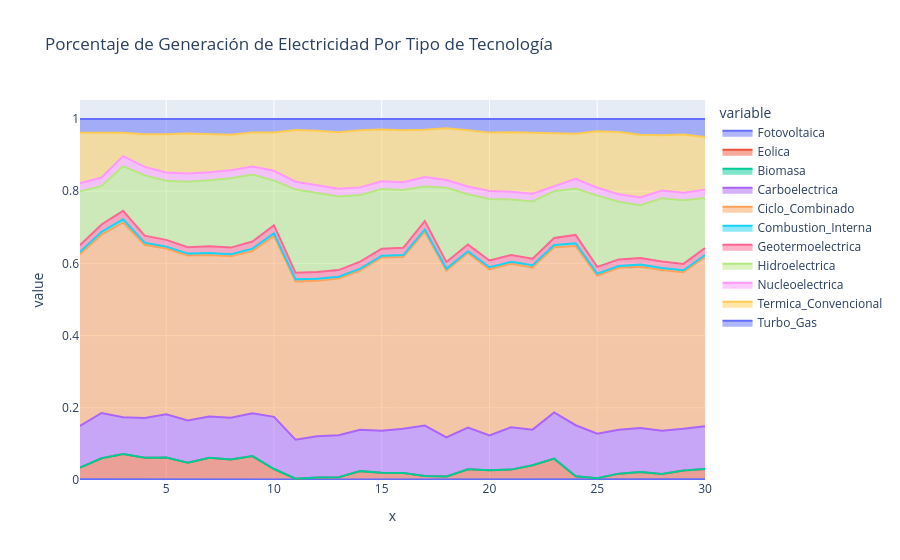

The cell this chart's notebook holds for it:
### Code cell
porcentaje = datos.iloc[:,1:].div(datos.iloc[:,1:].sum(axis=1), axis=0)

fig = px.area(
    porcentaje,
    x=datos["Dia"],
    y=porcentaje.columns,
    title="Porcentaje de Generación de Electricidad Por Tipo de Tecnología"
)

fig.show()

### Figure 1 — Plotly figure (JSON) as saved in the notebook; plotly's stock layout.template omitted (floating-point values rounded to 4 significant figures)
{"data": [{"fillpattern": {"shape": ""}, "hovertemplate": "variable=Fotovoltaica<br>x=%{x}<br>value=%{y}<extra></extra>", "legendgroup": "Fotovoltaica", "line": {"color": "#636efa"}, "marker": {"symbol": "circle"}, "mode": "lines", "name": "Fotovoltaica", "orientation": "v", "showlegend": true, "stackgroup": "1", "type": "scatter", "x": [1, 2, 3, 4, 5, 6, 7, 8, 9, 10, 11, 12, 13, 14, 15, 16, 17, 18, 19, 20, 21, 22, 23, 24, 25, 26, 27, 28, 29, 30], "xaxis": "x", "y": [0.002163, 0.002295, 0.002404, 0.001948, 0.001873, 0.0008938, 0.001435, 0.001106, 0.001231, 0.002072, 0.001716, 0.001313, 0.001336, 0.001748, 0.001551, 0.00182, 0.002133, 0.001702, 0.001778, 0.001599, 0.001805, 0.00161, 0.001557, 0.002326, 0.001739, 0.001814, 0.001795, 0.001813, 0.001034, 0.001798], "yaxis": "y"}, {"fillpattern": {"shape": ""}, "hovertemplate": "variable=Eolica<br>x=%{x}<br>value=%{y}<extra></extra>", "legendgroup": "Eolica", "line": {"color": "#EF553B"}, "marker": {"symbol": "circle"}, "mode": "lines", "name": "Eolica", "orientation": "v", "showlegend": true, "stackgroup": "1", "type": "scatter", "x": [1, 2, 3, 4, 5, 6, 7, 8, 9, 10, 11, 12, 13, 14, 15, 16, 17, 18, 19, 20, 21, 22, 23, 24, 25, 26, 27, 28, 29, 30], "xaxis": "x", "y": [0.032, 0.0579, 0.06938, 0.05979, 0.06061, 0.04724, 0.05995, 0.0558, 0.06503, 0.0284, 0.001995, 0.005584, 0.0063, 0.02282, 0.01865, 0.01734, 0.009219, 0.007777, 0.02811, 0.02549, 0.02697, 0.03947, 0.05766, 0.008163, 0.002866, 0.01581, 0.02005, 0.01462, 0.02547, 0.02864], "yaxis": "y"}, {"fillpattern": {"shape": ""}, "hovertemplate": "variable=Biomasa<br>x=%{x}<br>value=%{y}<extra></extra>", "legendgroup": "Biomasa", "line": {"color": "#00cc96"}, "marker": {"symbol": "circle"}, "mode": "lines", "name": "Biomasa", "orientation": "v", "showlegend": true, "stackgroup": "1", "type": "scatter", "x": [1, 2, 3, 4, 5, 6, 7, 8, 9, 10, 11, 12, 13, 14, 15, 16, 17, 18, 19, 20, 21, 22, 23, 24, 25, 26, 27, 28, 29, 30], "xaxis": "x", "y": [1.149e-05, 1.282e-05, 1.218e-05, 7.016e-06, 5.971e-06, 0.0, 0.0, 1.34e-05, 1.451e-05, 0.0, 0.0, 0.0, 0.0, 0.0, 0.0, 0.0, 0.0, 1.275e-05, 0.0, 0.0, 0.0, 0.0, 0.0, 0.0, 3.152e-05, 0.0, 0.0, 0.0, 5.839e-07, 0.0], "yaxis": "y"}, {"fillpattern": {"shape": ""}, "hovertemplate": "variable=Carboelectrica<br>x=%{x}<br>value=%{y}<extra></extra>", "legendgroup": "Carboelectrica", "line": {"color": "#ab63fa"}, "marker": {"symbol": "circle"}, "mode": "lines", "name": "Carboelectrica", "orientation": "v", "showlegend": true, "stackgroup": "1", "type": "scatter", "x": [1, 2, 3, 4, 5, 6, 7, 8, 9, 10, 11, 12, 13, 14, 15, 16, 17, 18, 19, 20, 21, 22, 23, 24, 25, 26, 27, 28, 29, 30], "xaxis": "x", "y": [0.1157, 0.1254, 0.1018, 0.1102, 0.1194, 0.1165, 0.1146, 0.1153, 0.1183, 0.1445, 0.1077, 0.1146, 0.1161, 0.1146, 0.1162, 0.1225, 0.1396, 0.1086, 0.1152, 0.09651, 0.1173, 0.09843, 0.128, 0.1412, 0.1235, 0.1213, 0.122, 0.12, 0.1154, 0.1187], "yaxis": "y"}, {"fillpattern": {"shape": ""}, "hovertemplate": "variable=Ciclo_Combinado<br>x=%{x}<br>value=%{y}<extra></extra>", "legendgroup": "Ciclo_Combinado", "line": {"color": "#FFA15A"}, "marker": {"symbol": "circle"}, "mode": "lines", "name": "Ciclo_Combinado", "orientation": "v", "showlegend": true, "stackgroup": "1", "type": "scatter", "x": [1, 2, 3, 4, 5, 6, 7, 8, 9, 10, 11, 12, 13, 14, 15, 16, 17, 18, 19, 20, 21, 22, 23, 24, 25, 26, 27, 28, 29, 30], "xaxis": "x", "y": [0.4752, 0.494, 0.5393, 0.4798, 0.4594, 0.4573, 0.4474, 0.4474, 0.4498, 0.5013, 0.4386, 0.4303, 0.4344, 0.4409, 0.4801, 0.4762, 0.5368, 0.462, 0.4836, 0.46, 0.4528, 0.4494, 0.4574, 0.4967, 0.4378, 0.4491, 0.4472, 0.4452, 0.4333, 0.4682], "yaxis": "y"}, {"fillpattern": {"shape": ""}, "hovertemplate": "variable=Combustion_Interna<br>x=%{x}<br>value=%{y}<extra></extra>", "legendgroup": "Combustion_Interna", "line": {"color": "#19d3f3"}, "marker": {"symbol": "circle"}, "mode": "lines", "name": "Combustion_Interna", "orientation": "v", "showlegend": true, "stackgroup": "1", "type": "scatter", "x": [1, 2, 3, 4, 5, 6, 7, 8, 9, 10, 11, 12, 13, 14, 15, 16, 17, 18, 19, 20, 21, 22, 23, 24, 25, 26, 27, 28, 29, 30], "xaxis": "x", "y": [0.006748, 0.008084, 0.009282, 0.00562, 0.005147, 0.005251, 0.005676, 0.005845, 0.006523, 0.007446, 0.005924, 0.005841, 0.004928, 0.005609, 0.004886, 0.005075, 0.006265, 0.005506, 0.004814, 0.005848, 0.005642, 0.005787, 0.006233, 0.007285, 0.005734, 0.004988, 0.005669, 0.005594, 0.005627, 0.006064], "yaxis": "y"}, {"fillpattern": {"shape": ""}, "hovertemplate": "variable=Geotermoelectrica<br>x=%{x}<br>value=%{y}<extra></extra>", "legendgroup": "Geotermoelectrica", "line": {"color": "#FF6692"}, "marker": {"symbol": "circle"}, "mode": "lines", "name": "Geotermoelectrica", "orientation": "v", "showlegend": true, "stackgroup": "1", "type": "scatter", "x": [1, 2, 3, 4, 5, 6, 7, 8, 9, 10, 11, 12, 13, 14, 15, 16, 17, 18, 19, 20, 21, 22, 23, 24, 25, 26, 27, 28, 29, 30], "xaxis": "x", "y": [0.01856, 0.02023, 0.02352, 0.01946, 0.01868, 0.01776, 0.01848, 0.01826, 0.01963, 0.0222, 0.01798, 0.01836, 0.01836, 0.01903, 0.01921, 0.0203, 0.02322, 0.0184, 0.01856, 0.01849, 0.01838, 0.01832, 0.01977, 0.02323, 0.01859, 0.01815, 0.01828, 0.01808, 0.01775, 0.01935], "yaxis": "y"}, {"fillpattern": {"shape": ""}, "hovertemplate": "variable=Hidroelectrica<br>x=%{x}<br>value=%{y}<extra></extra>", "legendgroup": "Hidroelectrica", "line": {"color": "#B6E880"}, "marker": {"symbol": "circle"}, "mode": "lines", "name": "Hidroelectrica", "orientation": "v", "showlegend": true, "stackgroup": "1", "type": "scatter", "x": [1, 2, 3, 4, 5, 6, 7, 8, 9, 10, 11, 12, 13, 14, 15, 16, 17, 18, 19, 20, 21, 22, 23, 24, 25, 26, 27, 28, 29, 30], "xaxis": "x", "y": [0.1496, 0.106, 0.1233, 0.1671, 0.1641, 0.1814, 0.1826, 0.1921, 0.186, 0.1235, 0.2304, 0.2197, 0.204, 0.1845, 0.1654, 0.1601, 0.09597, 0.2054, 0.1393, 0.1708, 0.1538, 0.1584, 0.1295, 0.1288, 0.1975, 0.1595, 0.1462, 0.1751, 0.1762, 0.1385], "yaxis": "y"}, {"fillpattern": {"shape": ""}, "hovertemplate": "variable=Nucleoelectrica<br>x=%{x}<br>value=%{y}<extra></extra>", "legendgroup": "Nucleoelectrica", "line": {"color": "#FF97FF"}, "marker": {"symbol": "circle"}, "mode": "lines", "name": "Nucleoelectrica", "orientation": "v", "showlegend": true, "stackgroup": "1", "type": "scatter", "x": [1, 2, 3, 4, 5, 6, 7, 8, 9, 10, 11, 12, 13, 14, 15, 16, 17, 18, 19, 20, 21, 22, 23, 24, 25, 26, 27, 28, 29, 30], "xaxis": "x", "y": [0.02163, 0.02395, 0.02808, 0.02331, 0.0227, 0.0224, 0.02206, 0.02193, 0.02184, 0.02719, 0.02197, 0.02154, 0.02164, 0.0214, 0.02157, 0.02123, 0.02613, 0.02143, 0.02188, 0.0217, 0.0217, 0.02154, 0.01398, 0.02689, 0.02169, 0.02118, 0.02137, 0.02114, 0.02071, 0.02271], "yaxis": "y"}, {"fillpattern": {"shape": ""}, "hovertemplate": "variable=Termica_Convencional<br>x=%{x}<br>value=%{y}<extra></extra>", "legendgroup": "Termica_Convencional", "line": {"color": "#FECB52"}, "marker": {"symbol": "circle"}, "mode": "lines", "name": "Termica_Convencional", "orientation": "v", "showlegend": true, "stackgroup": "1", "type": "scatter", "x": [1, 2, 3, 4, 5, 6, 7, 8, 9, 10, 11, 12, 13, 14, 15, 16, 17, 18, 19, 20, 21, 22, 23, 24, 25, 26, 27, 28, 29, 30], "xaxis": "x", "y": [0.1404, 0.1234, 0.06474, 0.09031, 0.1056, 0.1112, 0.1064, 0.09826, 0.09438, 0.1063, 0.1433, 0.1505, 0.156, 0.158, 0.1435, 0.1443, 0.1309, 0.1435, 0.1558, 0.1619, 0.1648, 0.1693, 0.1469, 0.1248, 0.1566, 0.1722, 0.1737, 0.1536, 0.1618, 0.1461], "yaxis": "y"}, {"fillpattern": {"shape": ""}, "hovertemplate": "variable=Turbo_Gas<br>x=%{x}<br>value=%{y}<extra></extra>", "legendgroup": "Turbo_Gas", "line": {"color": "#636efa"}, "marker": {"symbol": "circle"}, "mode": "lines", "name": "Turbo_Gas", "orientation": "v", "showlegend": true, "stackgroup": "1", "type": "scatter", "x": [1, 2, 3, 4, 5, 6, 7, 8, 9, 10, 11, 12, 13, 14, 15, 16, 17, 18, 19, 20, 21, 22, 23, 24, 25, 26, 27, 28, 29, 30], "xaxis": "x", "y": [0.03789, 0.03867, 0.03815, 0.04246, 0.04247, 0.04011, 0.04146, 0.04389, 0.03729, 0.03711, 0.0303, 0.03221, 0.03685, 0.03139, 0.02893, 0.03101, 0.02977, 0.02566, 0.03091, 0.03772, 0.0367, 0.03764, 0.03897, 0.04061, 0.03395, 0.03611, 0.04369, 0.04485, 0.04267, 0.0499], "yaxis": "y"}], "layout": {"legend": {"title": {"text": "variable"}, "tracegroupgap": 0}, "title": {"text": "Porcentaje de Generación de Electricidad Por Tipo de Tecnología"}, "xaxis": {"anchor": "y", "domain": [0, 1], "title": {"text": "x"}}, "yaxis": {"anchor": "x", "domain": [0, 1], "title": {"text": "value"}}}}
